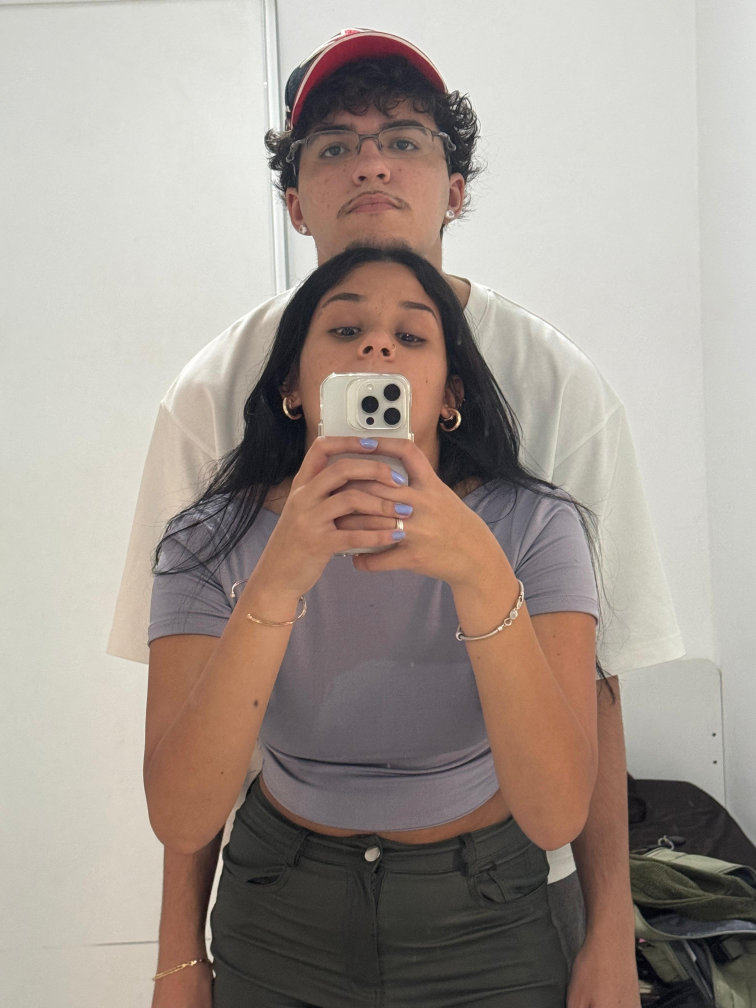
#> input picture fotos/foto1.jpeg, 3024 x 4032 px (shown at 1/4 size); its folder holds 4 pictures in this run
$ python redimensionar.py
#> lines starting #> are read from the running program, lines starting #| are printed output that depends on the picture
from PIL import Image
import os

# Pasta onde estão as imagens originais
pasta_origem = "fotos"
# Pasta onde as imagens redimensionadas serão salvas
pasta_destino = "fotos_otimizadas"

# Tamanho desejado
nova_largura = 600
nova_altura = 800

# Criar pasta de destino se não existir
os.makedirs(pasta_destino, exist_ok=True)

# Percorrer todas as imagens da pasta
for nome_arquivo in os.listdir(pasta_origem):
    if nome_arquivo.lower().endswith(('.jpg', '.jpeg', '.png', '.webp')):
        caminho_img = os.path.join(pasta_origem, nome_arquivo)
        imagem = Image.open(caminho_img)
#> imagem is the input picture: PIL image 3024x4032 RGB; mean R, G, B 164.1, 153.5, 145.4
        imagem = imagem.convert("RGB")  # Garante que salva em JPG
        imagem_redimensionada = imagem.resize(
            (nova_largura, nova_altura),
            Image.Resampling.LANCZOS
        )
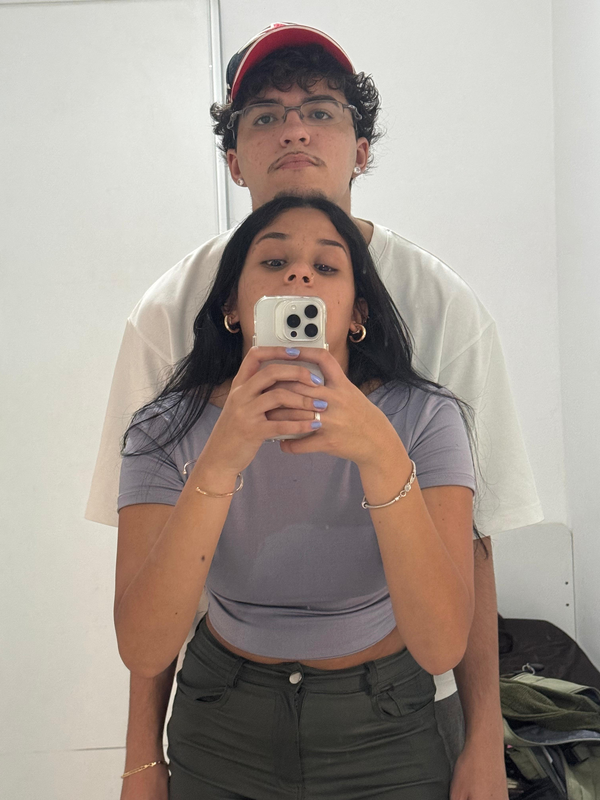
#> imagem_redimensionada: PIL image 600x800 RGB; mean R, G, B 164.1, 153.5, 145.4

        # Caminho de saída
        caminho_saida = os.path.join(pasta_destino, nome_arquivo.replace(".png", ".jpg"))
        imagem_redimensionada.save(caminho_saida, optimize=True, quality=85)

        print(f"Redimensionada: {nome_arquivo}")
#> pass 2 of the loop `for nome_arquivo in os.listdir(pasta_origem):`:
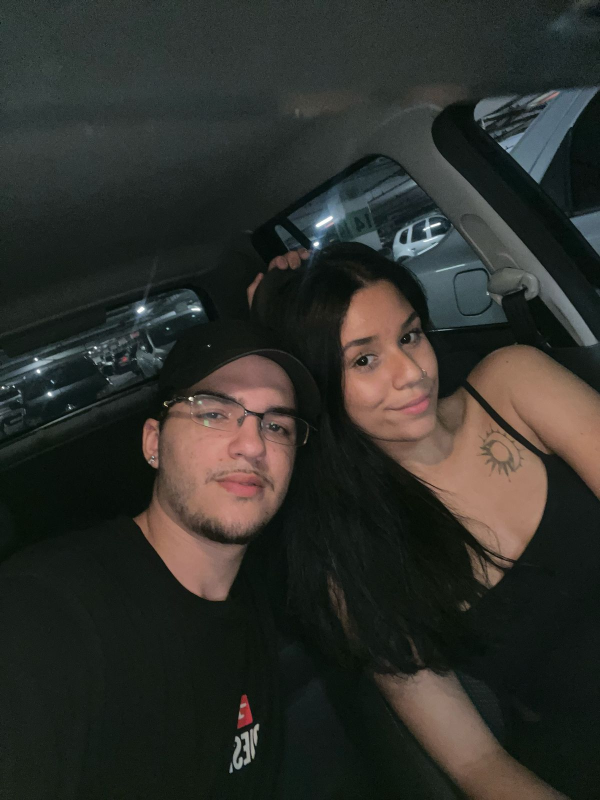
#> input picture fotos/foto10.jpeg, 1200 x 1600 px (shown at 1/2 size)
#> imagem is the input picture: PIL image 1200x1600 RGB; mean R, G, B 47.1, 47.8, 43.1
#> `imagem_redimensionada = imagem.resize( (nova_largura, nova_altura), Im..`:
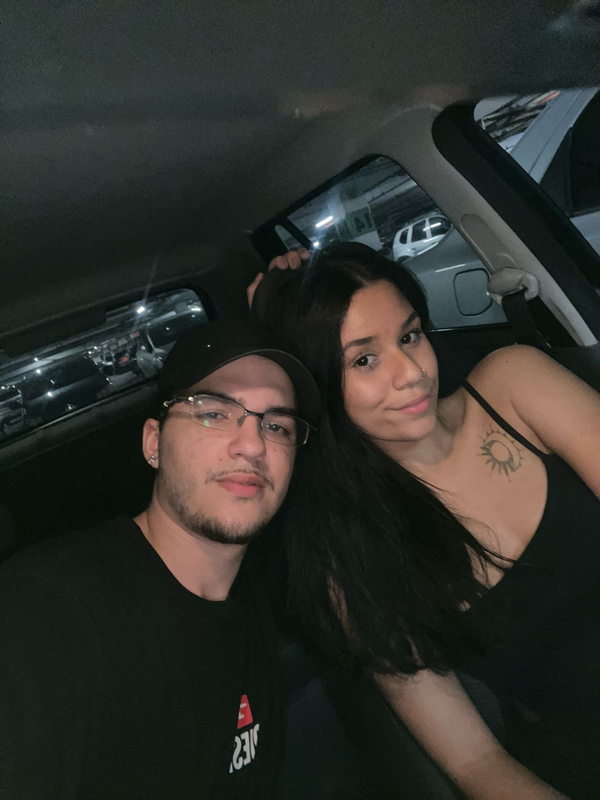
#> imagem_redimensionada: PIL image 600x800 RGB; mean R, G, B 47.1, 47.8, 43.1
#> pass 3 of the loop `for nome_arquivo in os.listdir(pasta_origem):`:
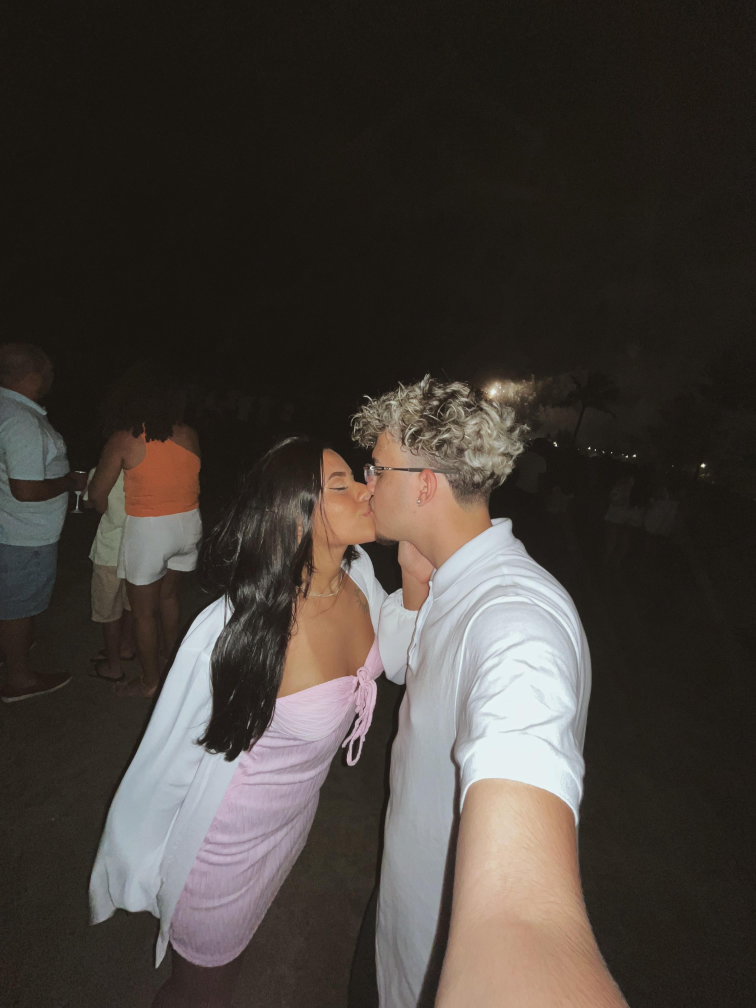
#> input picture fotos/foto11.jpeg, 3024 x 4032 px (shown at 1/4 size)
#> imagem is the input picture: PIL image 3024x4032 RGB; mean R, G, B 68, 61.8, 56.6
#> `imagem_redimensionada = imagem.resize( (nova_largura, nova_altura), Im..`:
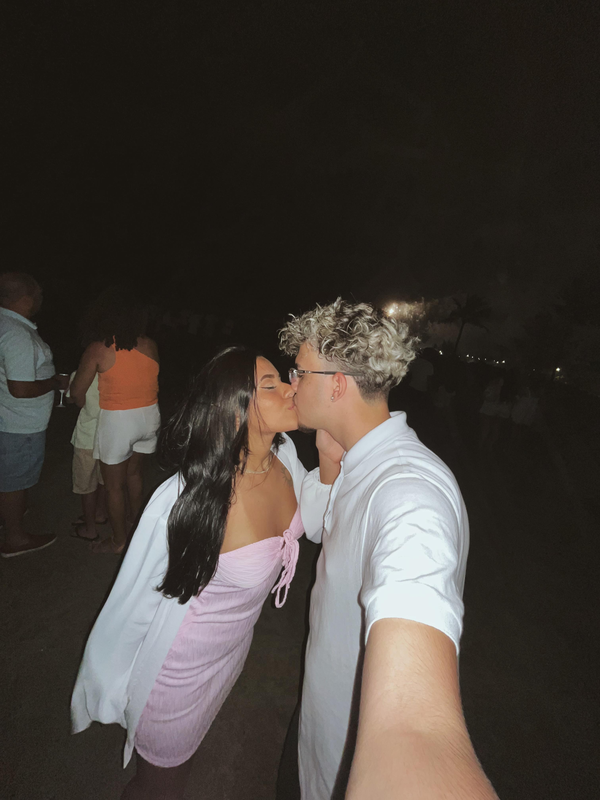
#> imagem_redimensionada: PIL image 600x800 RGB; mean R, G, B 68, 61.8, 56.6
#> the loop made 4 passes; the first 3 are shown
